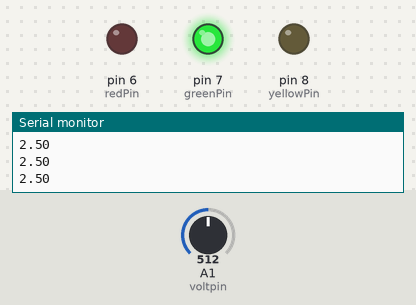
Simulated run of this sketch. Board: Arduino Uno, built with avr-gcc and run on an emulated ATmega328P. On the bench: output pins drawn as LEDs (lit = HIGH), the last lines printed to the serial monitor. The inputs (shaded band) are chosen by the test bench; at power-on: A1 (voltpin) = 512.

Above: at 1.3 s.
1.4 s: A1 (voltpin) set to 604
2.9 s: A1 (voltpin) set to 627
At 3.9 s:
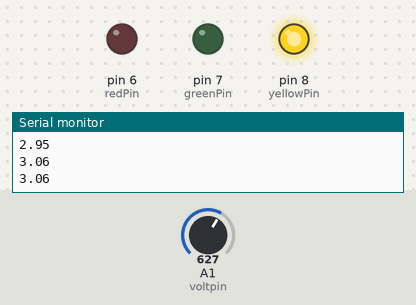
4.5 s: A1 (voltpin) set to 804
6.0 s: A1 (voltpin) set to 830
At 6.3 s:
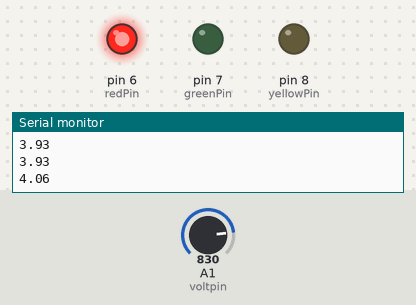
7.5 s: A1 (voltpin) set to 716
At 8.7 s:
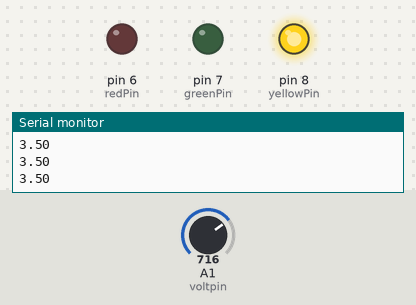
9.0 s: A1 (voltpin) set to 900
At 9.9 s:
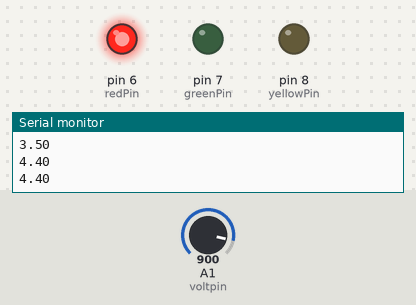
Timing chart, 0 to 11.5 s (numbered marks = the images above; inputs shaded):
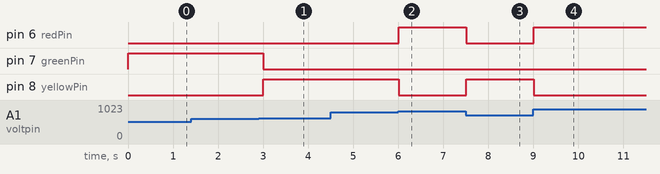

The sketch:

Potentiometer.ino
```cpp
int voltpin=A1;
int redPin=6;
int greenPin=7;
int yellowPin=8;
int readvolt;
float V1;
int delayT=500;

void setup() {
  // put your setup code here, to run once:
  Serial.begin(9600);
  pinMode(V1,INPUT);
  pinMode(redPin,OUTPUT);
  pinMode(greenPin,OUTPUT);
  pinMode(yellowPin,OUTPUT);
}

void loop() {
  // put your main code here, to run repeatedly:
  readvolt=analogRead(voltpin);
  V1=(5./1023.)*readvolt;
  Serial.println(V1);
  if(V1<3){
    digitalWrite(redPin,LOW);
    digitalWrite(greenPin,HIGH);
    digitalWrite(yellowPin,LOW);
  }
  if(V1>3 && V1<4){
    digitalWrite(redPin,LOW);
    digitalWrite(greenPin,LOW);
    digitalWrite(yellowPin,HIGH);
  }
  if(V1>4){
    digitalWrite(redPin,HIGH);
    digitalWrite(greenPin,LOW);
    digitalWrite(yellowPin,LOW);
  }
  delay(delayT);

}
```

Measured:
- the behaviour switches between 613 and 614 on A1 (voltpin) (found by bisection; images 0 and 1)
- the behaviour switches between 818 and 819 on A1 (voltpin) (found by bisection; images 1 and 2)
- after the input at 2.9 s, pin 7 (greenPin): HIGH → LOW after 0.10 s; pin 8 (yellowPin): LOW → HIGH after 0.10 s
- after the input at 6.0 s, pin 6 (redPin): LOW → HIGH at once; pin 8 (yellowPin): HIGH → LOW at once
- after the input at 7.5 s, pin 6 (redPin): HIGH → LOW at once; pin 8 (yellowPin): LOW → HIGH at once
- after the input at 9.0 s, pin 6 (redPin): LOW → HIGH at once; pin 8 (yellowPin): HIGH → LOW at once
